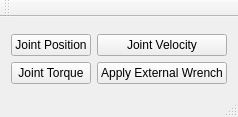
<?xml version="1.0" encoding="UTF-8"?>
<ui version="4.0">
 <class>MainWindow</class>
 <widget class="QMainWindow" name="MainWindow">
  <property name="windowTitle">
   <string>RealTimeGraph</string>
  </property>
  <widget class="QWidget" name="centralWidget">
   <layout class="QGridLayout" name="gridLayout">
    <item row="3" column="0">
     <widget class="QPushButton" name="pushButton_Position">
      <property name="text">
       <string>Joint Position</string>
      </property>
     </widget>
    </item>
    <item row="3" column="1">
     <widget class="QPushButton" name="pushButton_Velocity">
      <property name="text">
       <string>Joint Velocity</string>
      </property>
     </widget>
    </item>
    <item row="0" column="0" colspan="2">
     <widget class="QCustomPlot" name="widget_RealTimeGraph" native="true"/>
    </item>
    <item row="4" column="0">
     <widget class="QPushButton" name="pushButton_Torque">
      <property name="text">
       <string>Joint Torque</string>
      </property>
     </widget>
    </item>
    <item row="4" column="1">
     <widget class="QPushButton" name="pushButton_ExtWrench">
      <property name="text">
       <string>Apply External Wrench</string>
      </property>
     </widget>
    </item>
   </layout>
  </widget>
  <widget class="QMenuBar" name="menuBar">
   <property name="geometry">
    <rect>
     <x>0</x>
     <y>0</y>
     <width>1031</width>
     <height>22</height>
    </rect>
   </property>
  </widget>
  <widget class="QToolBar" name="mainToolBar">
   <attribute name="toolBarArea">
    <enum>TopToolBarArea</enum>
   </attribute>
   <attribute name="toolBarBreak">
    <bool>false</bool>
   </attribute>
  </widget>
  <widget class="QStatusBar" name="statusBar"/>
 </widget>
 <layoutdefault spacing="6" margin="11"/>
 <customwidgets>
  <customwidget>
   <class>QCustomPlot</class>
   <extends>QWidget</extends>
   <header>qcustomplot.h</header>
   <container>1</container>
  </customwidget>
 </customwidgets>
 <resources/>
 <connections/>
</ui>
